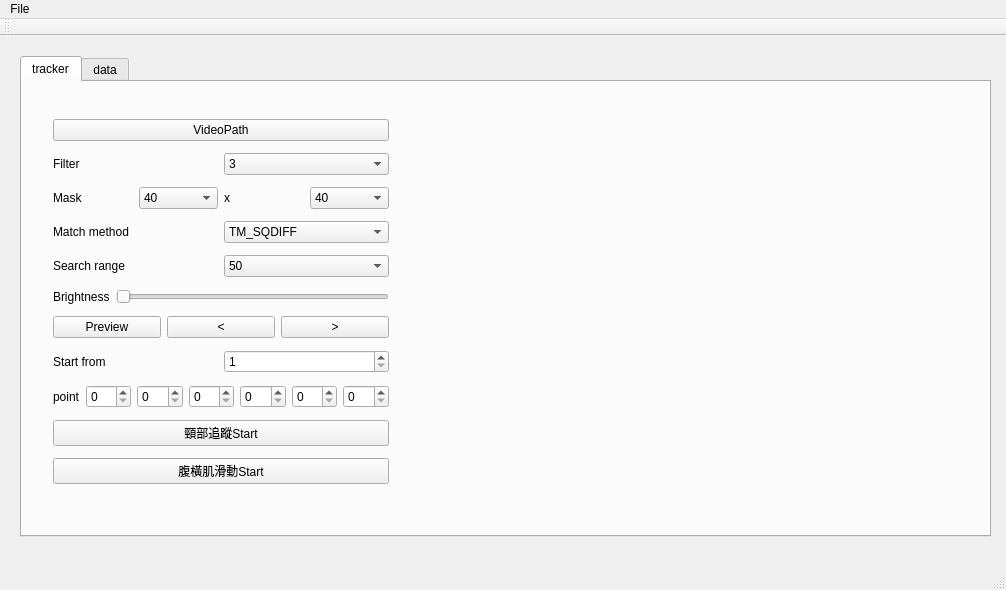
<?xml version="1.0" encoding="UTF-8"?>
<ui version="4.0">
 <class>MainWindow</class>
 <widget class="QMainWindow" name="MainWindow">
  <property name="geometry">
   <rect>
    <x>0</x>
    <y>0</y>
    <width>1006</width>
    <height>590</height>
   </rect>
  </property>
  <property name="windowTitle">
   <string>MainWindow</string>
  </property>
  <widget class="QWidget" name="centralWidget">
   <widget class="QTabWidget" name="tabWidget">
    <property name="geometry">
     <rect>
      <x>20</x>
      <y>20</y>
      <width>971</width>
      <height>481</height>
     </rect>
    </property>
    <property name="currentIndex">
     <number>0</number>
    </property>
    <widget class="QWidget" name="tab">
     <attribute name="title">
      <string>tracker</string>
     </attribute>
     <widget class="QWidget" name="verticalLayoutWidget">
      <property name="geometry">
       <rect>
        <x>20</x>
        <y>20</y>
        <width>358</width>
        <height>404</height>
       </rect>
      </property>
      <layout class="QVBoxLayout" name="verticalLayout">
       <item>
        <widget class="QPushButton" name="VideoPath">
         <property name="text">
          <string>VideoPath</string>
         </property>
        </widget>
       </item>
       <item>
        <layout class="QHBoxLayout" name="horizontalLayout_2">
         <item>
          <widget class="QLabel" name="label">
           <property name="text">
            <string>Filter</string>
           </property>
          </widget>
         </item>
         <item>
          <widget class="QComboBox" name="filter">
           <property name="enabled">
            <bool>true</bool>
           </property>
           <item>
            <property name="text">
             <string>3</string>
            </property>
           </item>
           <item>
            <property name="text">
             <string>5</string>
            </property>
           </item>
           <item>
            <property name="text">
             <string>7</string>
            </property>
           </item>
           <item>
            <property name="text">
             <string>9</string>
            </property>
           </item>
           <item>
            <property name="text">
             <string>1</string>
            </property>
           </item>
          </widget>
         </item>
        </layout>
       </item>
       <item>
        <layout class="QHBoxLayout" name="horizontalLayout_3">
         <item>
          <widget class="QLabel" name="label_2">
           <property name="text">
            <string>Mask</string>
           </property>
          </widget>
         </item>
         <item>
          <widget class="QComboBox" name="maskW">
           <property name="enabled">
            <bool>true</bool>
           </property>
           <item>
            <property name="text">
             <string>40</string>
            </property>
           </item>
           <item>
            <property name="text">
             <string>60</string>
            </property>
           </item>
           <item>
            <property name="text">
             <string>55</string>
            </property>
           </item>
           <item>
            <property name="text">
             <string>50</string>
            </property>
           </item>
           <item>
            <property name="text">
             <string>45</string>
            </property>
           </item>
           <item>
            <property name="text">
             <string>35</string>
            </property>
           </item>
           <item>
            <property name="text">
             <string>30</string>
            </property>
           </item>
           <item>
            <property name="text">
             <string>25</string>
            </property>
           </item>
           <item>
            <property name="text">
             <string>20</string>
            </property>
           </item>
          </widget>
         </item>
         <item>
          <widget class="QLabel" name="label_3">
           <property name="text">
            <string>x</string>
           </property>
          </widget>
         </item>
         <item>
          <widget class="QComboBox" name="maskH">
           <property name="enabled">
            <bool>true</bool>
           </property>
           <item>
            <property name="text">
             <string>40</string>
            </property>
           </item>
           <item>
            <property name="text">
             <string>60</string>
            </property>
           </item>
           <item>
            <property name="text">
             <string>55</string>
            </property>
           </item>
           <item>
            <property name="text">
             <string>50</string>
            </property>
           </item>
           <item>
            <property name="text">
             <string>45</string>
            </property>
           </item>
           <item>
            <property name="text">
             <string>35</string>
            </property>
           </item>
           <item>
            <property name="text">
             <string>30</string>
            </property>
           </item>
           <item>
            <property name="text">
             <string>25</string>
            </property>
           </item>
           <item>
            <property name="text">
             <string>20</string>
            </property>
           </item>
          </widget>
         </item>
        </layout>
       </item>
       <item>
        <layout class="QHBoxLayout" name="horizontalLayout">
         <item>
          <widget class="QLabel" name="label_6">
           <property name="text">
            <string>Match method</string>
           </property>
          </widget>
         </item>
         <item>
          <widget class="QComboBox" name="comboBox">
           <property name="enabled">
            <bool>true</bool>
           </property>
           <item>
            <property name="text">
             <string>TM_SQDIFF</string>
            </property>
           </item>
           <item>
            <property name="text">
             <string>TM_SQDIFF_NORMED</string>
            </property>
           </item>
           <item>
            <property name="text">
             <string>TM_CCORR</string>
            </property>
           </item>
           <item>
            <property name="text">
             <string>TM_CCORR_NORMED</string>
            </property>
           </item>
           <item>
            <property name="text">
             <string>TM_CCOEFF</string>
            </property>
           </item>
           <item>
            <property name="text">
             <string>TM_CCOEFF_NORMED</string>
            </property>
           </item>
          </widget>
         </item>
        </layout>
       </item>
       <item>
        <layout class="QHBoxLayout" name="horizontalLayout_7">
         <item>
          <widget class="QLabel" name="label_9">
           <property name="text">
            <string>Search range</string>
           </property>
          </widget>
         </item>
         <item>
          <widget class="QComboBox" name="searchRange">
           <property name="enabled">
            <bool>true</bool>
           </property>
           <item>
            <property name="text">
             <string>50</string>
            </property>
           </item>
           <item>
            <property name="text">
             <string>60</string>
            </property>
           </item>
           <item>
            <property name="text">
             <string>70</string>
            </property>
           </item>
           <item>
            <property name="text">
             <string>80</string>
            </property>
           </item>
           <item>
            <property name="text">
             <string>90</string>
            </property>
           </item>
           <item>
            <property name="text">
             <string>100</string>
            </property>
           </item>
           <item>
            <property name="text">
             <string>110</string>
            </property>
           </item>
           <item>
            <property name="text">
             <string>120</string>
            </property>
           </item>
           <item>
            <property name="text">
             <string>40</string>
            </property>
           </item>
           <item>
            <property name="text">
             <string>30</string>
            </property>
           </item>
           <item>
            <property name="text">
             <string>20</string>
            </property>
           </item>
          </widget>
         </item>
        </layout>
       </item>
       <item>
        <layout class="QHBoxLayout" name="horizontalLayout_8">
         <item>
          <widget class="QLabel" name="label_10">
           <property name="text">
            <string>Brightness</string>
           </property>
          </widget>
         </item>
         <item>
          <widget class="QSlider" name="brightness">
           <property name="maximum">
            <number>50</number>
           </property>
           <property name="orientation">
            <enum>Qt::Horizontal</enum>
           </property>
          </widget>
         </item>
        </layout>
       </item>
       <item>
        <layout class="QHBoxLayout" name="horizontalLayout_10">
         <item>
          <widget class="QPushButton" name="Preview">
           <property name="enabled">
            <bool>true</bool>
           </property>
           <property name="text">
            <string>Preview</string>
           </property>
          </widget>
         </item>
         <item>
          <widget class="QPushButton" name="pushButton">
           <property name="text">
            <string>&lt;</string>
           </property>
          </widget>
         </item>
         <item>
          <widget class="QPushButton" name="pushButton_2">
           <property name="text">
            <string>&gt;</string>
           </property>
          </widget>
         </item>
        </layout>
       </item>
       <item>
        <layout class="QHBoxLayout" name="horizontalLayout_9">
         <item>
          <widget class="QLabel" name="label_11">
           <property name="text">
            <string>Start from</string>
           </property>
          </widget>
         </item>
         <item>
          <widget class="QSpinBox" name="StartFrame">
           <property name="minimum">
            <number>1</number>
           </property>
           <property name="maximum">
            <number>1000</number>
           </property>
          </widget>
         </item>
        </layout>
       </item>
       <item>
        <layout class="QHBoxLayout" name="horizontalLayout_4">
         <item>
          <widget class="QLabel" name="label_4">
           <property name="text">
            <string>point</string>
           </property>
          </widget>
         </item>
         <item>
          <widget class="QSpinBox" name="spinBox">
           <property name="maximum">
            <number>1000</number>
           </property>
          </widget>
         </item>
         <item>
          <widget class="QSpinBox" name="spinBox_2">
           <property name="maximum">
            <number>1000</number>
           </property>
          </widget>
         </item>
         <item>
          <widget class="QSpinBox" name="spinBox_3">
           <property name="maximum">
            <number>1000</number>
           </property>
          </widget>
         </item>
         <item>
          <widget class="QSpinBox" name="spinBox_4">
           <property name="maximum">
            <number>1000</number>
           </property>
          </widget>
         </item>
         <item>
          <widget class="QSpinBox" name="spinBox_6">
           <property name="maximum">
            <number>1000</number>
           </property>
          </widget>
         </item>
         <item>
          <widget class="QSpinBox" name="spinBox_5">
           <property name="maximum">
            <number>1000</number>
           </property>
          </widget>
         </item>
        </layout>
       </item>
       <item>
        <widget class="QPushButton" name="Start">
         <property name="text">
          <string>頸部追蹤Start</string>
         </property>
        </widget>
       </item>
       <item>
        <widget class="QPushButton" name="Start_2">
         <property name="text">
          <string>腹橫肌滑動Start</string>
         </property>
        </widget>
       </item>
      </layout>
     </widget>
     <widget class="QLabel" name="label_5">
      <property name="enabled">
       <bool>true</bool>
      </property>
      <property name="geometry">
       <rect>
        <x>380</x>
        <y>0</y>
        <width>571</width>
        <height>391</height>
       </rect>
      </property>
      <property name="text">
       <string/>
      </property>
     </widget>
    </widget>
    <widget class="QWidget" name="tab_2">
     <attribute name="title">
      <string>data</string>
     </attribute>
     <widget class="QCustomPlot" name="widget" native="true">
      <property name="geometry">
       <rect>
        <x>10</x>
        <y>10</y>
        <width>941</width>
        <height>221</height>
       </rect>
      </property>
     </widget>
     <widget class="QTextEdit" name="textEdit">
      <property name="geometry">
       <rect>
        <x>10</x>
        <y>250</y>
        <width>941</width>
        <height>101</height>
       </rect>
      </property>
      <property name="html">
       <string>&lt;!DOCTYPE HTML PUBLIC &quot;-//W3C//DTD HTML 4.0//EN&quot; &quot;http://www.w3.org/TR/REC-html40/strict.dtd&quot;&gt;
&lt;html&gt;&lt;head&gt;&lt;meta name=&quot;qrichtext&quot; content=&quot;1&quot; /&gt;&lt;style type=&quot;text/css&quot;&gt;
p, li { white-space: pre-wrap; }
&lt;/style&gt;&lt;/head&gt;&lt;body style=&quot; font-family:'PMingLiU'; font-size:9pt; font-weight:400; font-style:normal;&quot;&gt;
&lt;p style=&quot; margin-top:0px; margin-bottom:0px; margin-left:0px; margin-right:0px; -qt-block-indent:0; text-indent:0px;&quot;&gt;&lt;span style=&quot; font-family:'.Helvetica Neue DeskInterface'; font-size:13pt;&quot;&gt;no data now&lt;/span&gt;&lt;/p&gt;
&lt;p style=&quot;-qt-paragraph-type:empty; margin-top:0px; margin-bottom:0px; margin-left:0px; margin-right:0px; -qt-block-indent:0; text-indent:0px; font-family:'.Helvetica Neue DeskInterface'; font-size:13pt;&quot;&gt;&lt;br /&gt;&lt;/p&gt;&lt;/body&gt;&lt;/html&gt;</string>
      </property>
     </widget>
     <widget class="QPushButton" name="Save">
      <property name="geometry">
       <rect>
        <x>830</x>
        <y>400</y>
        <width>121</width>
        <height>32</height>
       </rect>
      </property>
      <property name="text">
       <string>Save</string>
      </property>
     </widget>
     <widget class="QTextEdit" name="textEdit_2">
      <property name="geometry">
       <rect>
        <x>10</x>
        <y>360</y>
        <width>541</width>
        <height>71</height>
       </rect>
      </property>
     </widget>
     <widget class="QPushButton" name="visibility">
      <property name="geometry">
       <rect>
        <x>830</x>
        <y>360</y>
        <width>121</width>
        <height>31</height>
       </rect>
      </property>
      <property name="text">
       <string>Hide</string>
      </property>
     </widget>
     <widget class="QWidget" name="verticalLayoutWidget_2">
      <property name="geometry">
       <rect>
        <x>560</x>
        <y>360</y>
        <width>257</width>
        <height>76</height>
       </rect>
      </property>
      <layout class="QVBoxLayout" name="verticalLayout_2">
       <item>
        <layout class="QHBoxLayout" name="horizontalLayout_6">
         <item>
          <widget class="QCheckBox" name="checkBox">
           <property name="text">
            <string>distance</string>
           </property>
           <property name="checked">
            <bool>true</bool>
           </property>
          </widget>
         </item>
         <item>
          <widget class="QCheckBox" name="checkBox_2">
           <property name="text">
            <string>vertical</string>
           </property>
           <property name="checked">
            <bool>true</bool>
           </property>
          </widget>
         </item>
         <item>
          <widget class="QCheckBox" name="checkBox_3">
           <property name="text">
            <string>horizontal</string>
           </property>
           <property name="checked">
            <bool>true</bool>
           </property>
          </widget>
         </item>
        </layout>
       </item>
       <item>
        <layout class="QHBoxLayout" name="horizontalLayout_5">
         <item>
          <widget class="QLabel" name="label_7">
           <property name="text">
            <string>y range: from</string>
           </property>
          </widget>
         </item>
         <item>
          <widget class="QDoubleSpinBox" name="doubleSpinBox"/>
         </item>
         <item>
          <widget class="QLabel" name="label_8">
           <property name="text">
            <string>to</string>
           </property>
          </widget>
         </item>
         <item>
          <widget class="QDoubleSpinBox" name="doubleSpinBox_2"/>
         </item>
        </layout>
       </item>
      </layout>
     </widget>
    </widget>
   </widget>
  </widget>
  <widget class="QMenuBar" name="menuBar">
   <property name="geometry">
    <rect>
     <x>0</x>
     <y>0</y>
     <width>1006</width>
     <height>22</height>
    </rect>
   </property>
   <widget class="QMenu" name="menuFile">
    <property name="title">
     <string>File</string>
    </property>
    <addaction name="actionExit"/>
   </widget>
   <addaction name="menuFile"/>
  </widget>
  <widget class="QToolBar" name="mainToolBar">
   <attribute name="toolBarArea">
    <enum>TopToolBarArea</enum>
   </attribute>
   <attribute name="toolBarBreak">
    <bool>false</bool>
   </attribute>
  </widget>
  <widget class="QStatusBar" name="statusBar"/>
  <action name="actionExit">
   <property name="text">
    <string>Exit</string>
   </property>
  </action>
 </widget>
 <layoutdefault spacing="6" margin="11"/>
 <customwidgets>
  <customwidget>
   <class>QCustomPlot</class>
   <extends>QWidget</extends>
   <header>qcustomplot.h</header>
   <container>1</container>
  </customwidget>
 </customwidgets>
 <resources/>
 <connections>
  <connection>
   <sender>actionExit</sender>
   <signal>triggered()</signal>
   <receiver>MainWindow</receiver>
   <slot>close()</slot>
   <hints>
    <hint type="sourcelabel">
     <x>-1</x>
     <y>-1</y>
    </hint>
    <hint type="destinationlabel">
     <x>482</x>
     <y>287</y>
    </hint>
   </hints>
  </connection>
 </connections>
</ui>
